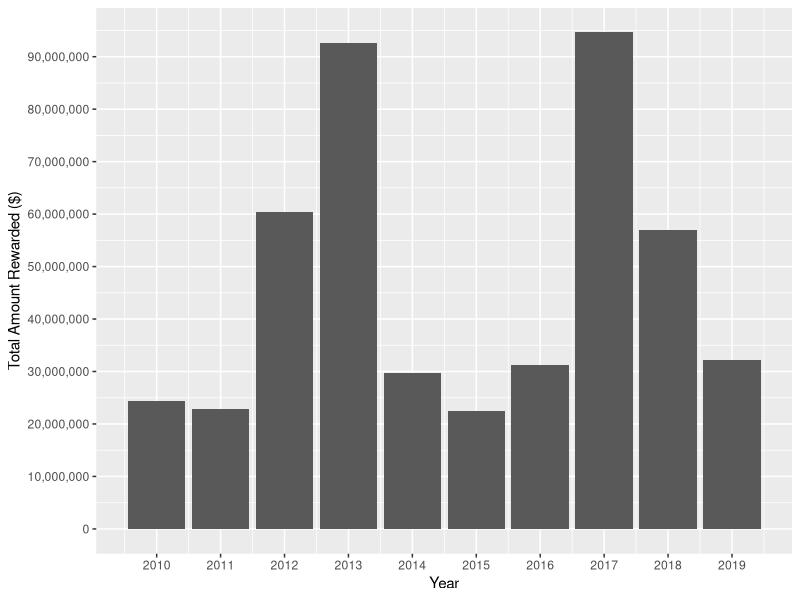

Recreate this plot in R.
## ---- chunk 1
library("dplyr")
library("ggplot2")
## ---- chunk 2
chicagoMisconductPayouts <- read.csv(file = 'chicago_edited.csv')
head(chicagoMisconductPayouts)
## ---- chunk 3
payoutsWithYear <- subset(chicagoMisconductPayouts, select = c("calendar_year", "amount_awarded"))
head(payoutsWithYear)
## ---- chunk 4
summary <- payoutsWithYear %>%
  group_by(calendar_year) %>%
  summarise(Average_Amount_Rewarded = mean(amount_awarded),Total_Amount_Rewarded = sum(amount_awarded), Number_Of_Settlements = n())
summary
## ---- chunk 5
ggplot(data=summary, aes(x=calendar_year, y=Total_Amount_Rewarded)) + 
  geom_bar(stat = "identity") +
    scale_y_continuous(
  labels = scales::comma_format(big.mark = ','),breaks = seq(0, floor(max(summary$Total_Amount_Rewarded)), by = 10000000)) +
    scale_x_continuous(breaks = seq(min(summary$calendar_year), max(summary$calendar_year), by = 1)) +
  ylab("Total Amount Rewarded ($)") +
  xlab("Year")


